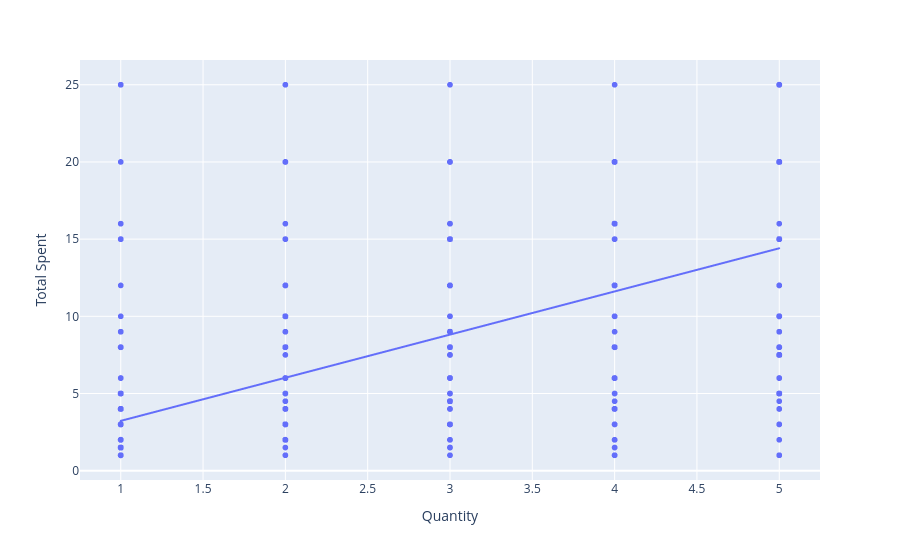

Notebook code cell kept with this figure:
### Code cell
px.scatter(df_copy, x = 'Quantity', y = 'Total Spent', trendline = 'ols')

### Figure 1 — Plotly figure (JSON) as saved in the notebook; plotly's stock layout.template omitted (floating-point values rounded to 4 significant figures; data arrays with more than 128 entries replaced by an {"elided": "..."} marker saying what was removed)
{"data": [{"hovertemplate": "Quantity=%{x}<br>Total Spent=%{y}<extra></extra>", "legendgroup": "", "marker": {"color": "#636efa", "symbol": "circle"}, "mode": "markers", "name": "", "showlegend": false, "type": "scattergl", "x": {"elided": "8788 float values"}, "xaxis": "x", "y": {"elided": "8788 float values"}, "yaxis": "y"}, {"hovertemplate": "<b>OLS trendline</b><br>Total Spent = 2.79497 * Quantity + 0.431236<br>R<sup>2</sup>=0.449241<br><br>Quantity=%{x}<br>Total Spent=%{y} <b>(trend)</b><extra></extra>", "legendgroup": "", "marker": {"color": "#636efa", "symbol": "circle"}, "mode": "lines", "name": "", "showlegend": false, "type": "scattergl", "x": {"elided": "8788 float values"}, "xaxis": "x", "y": {"elided": "8788 float values"}, "yaxis": "y"}], "layout": {"legend": {"tracegroupgap": 0}, "margin": {"t": 60}, "xaxis": {"anchor": "y", "domain": [0, 1], "title": {"text": "Quantity"}}, "yaxis": {"anchor": "x", "domain": [0, 1], "title": {"text": "Total Spent"}}}}
